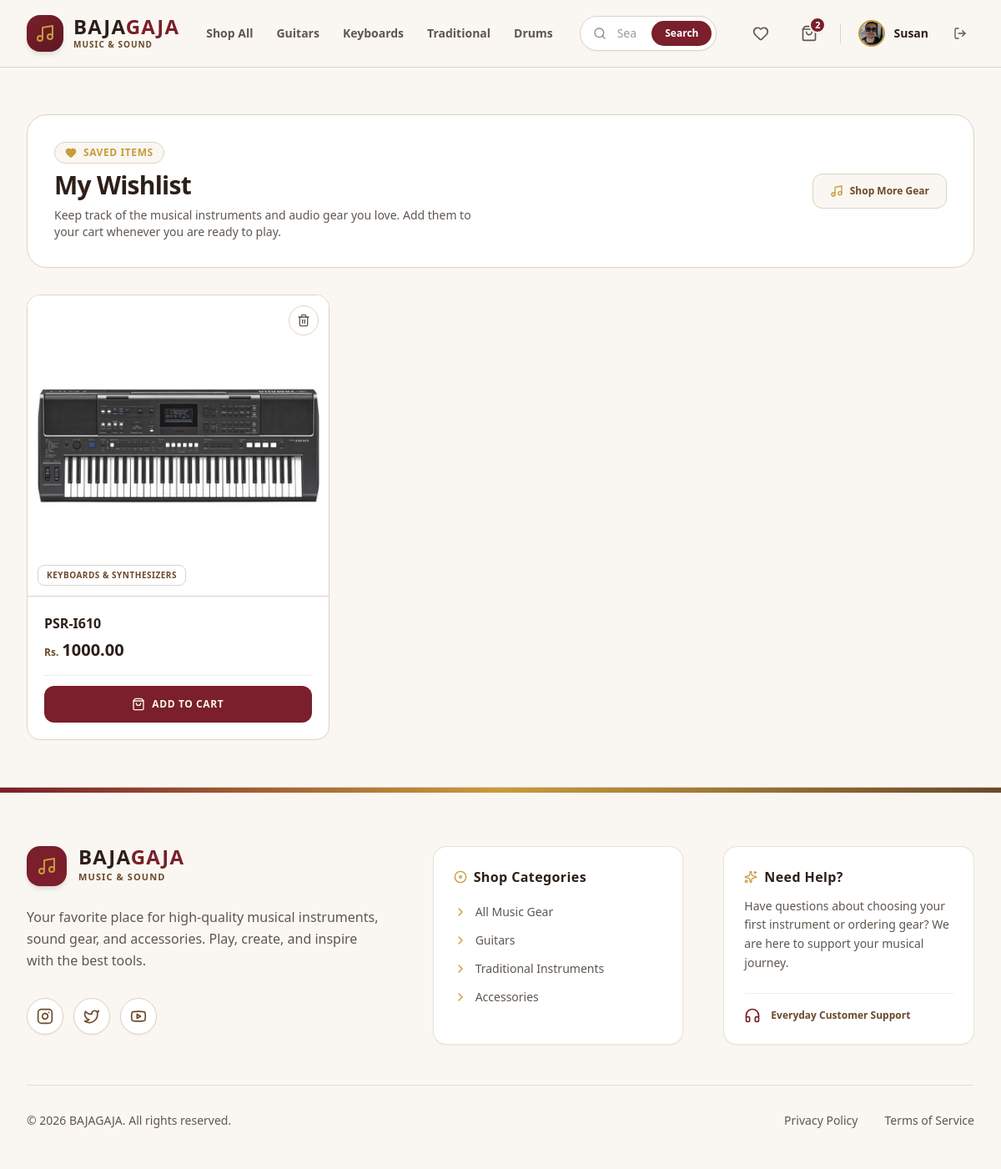
The app's page /wishlist/ (signed in) with its own data.
### bg_app/models.py (models this page shows, shortened)
class User(AbstractUser):
    phone = models.CharField(max_length=20, blank=True)
    address = models.TextField(blank=True)
    profile_picture = models.ImageField(upload_to='images/user/', blank=True, null=True)

class Cart(models.Model):
    customer = models.OneToOneField(User, on_delete=models.CASCADE, related_name='cart')

class Wishlist(models.Model):
    customer = models.ForeignKey(User, on_delete=models.CASCADE, related_name='wishlist_items')
    product = models.ForeignKey(Product, on_delete=models.CASCADE)
    added_at = models.DateTimeField(auto_now_add=True)
    class Meta:
        unique_together = ('customer', 'product')

class Product(models.Model):
    class Category(models.TextChoices):
        GUITARS = 'guitars', 'Guitars & Basses'
        KEYBOARDS = 'keyboards', 'Keyboards & Synthesizers'
        DRUMS = 'drums', 'Drums & Percussion'
        TRADITIONAL = 'traditional', 'Traditional & Folk'
        WIND = 'wind', 'Wind & Brass'
        STUDIO = 'studio', 'Studio & Recording'
        AMPS_EFFECTS = 'amps_effects', 'Amps & Effect Pedals'
        ACCESSORIES = 'accessories', 'Accessories & Cables'
    class Condition(models.TextChoices):
        NEW = 'new', 'Brand New (Sealed)'
        REFURBISHED = 'refurbished', 'Factory Refurbished'
        USED = 'used', 'Pre-Owned / Good'
    brand = models.ForeignKey(Brand, on_delete=models.SET_NULL, null=True, related_name='products')
    name = models.CharField(max_length=255)
    category = models.CharField(max_length=20, choices=Category.choices)
    condition = models.CharField(max_length=20, choices=Condition.choices, default=Condition.NEW)
    description = models.TextField()
    price = models.DecimalField(max_digits=10, decimal_places=2)
    stock = models.PositiveIntegerField(default=0)
    product_image = models.ImageField(upload_to='images/products/')
    sku = models.CharField(max_length=100, unique=True, blank=True, null=True)
    is_active = models.BooleanField(default=True)
    created_at = models.DateTimeField(auto_now_add=True)

### bg_app/views/wishlists_view.py (the view)
# urls.py: path('wishlist/', wishlist_view, name='wishlist'),
@login_required
def wishlist_view(request):
    wishlist_items = Wishlist.objects.filter(customer=request.user).order_by('-added_at')
    return render(request, 'main/wishlist_page.html', {'wishlist_items': wishlist_items})

### bg_app/templates/main/wishlist_page.html (shortened to what this page needs)
<!DOCTYPE html>
<html lang="en">
<head>
    {% load static %}
    <link href="{% static 'css/styles.css' %}" rel="stylesheet" />
</head>
<body class="bg-[#FAF7F2] text-[#5F564F] font-sans min-h-screen flex flex-col antialiased">
    {% include 'components/_navbar.html' %}
    <main class="flex-grow max-w-7xl w-full mx-auto px-4 sm:px-6 lg:px-8 py-10 sm:py-14 space-y-8">
        <div class="bg-[#FFFFFF] border border-[#DDD2C5] rounded-3xl p-6 sm:p-8 shadow-xs flex flex-col sm:flex-row items-start sm:items-center justify-between gap-6">
            <div class="space-y-2">
                <div class="inline-flex items-center gap-2 px-3 py-1 rounded-full bg-[#FAF7F2] border border-[#DDD2C5] text-[#C89B3C] text-xs font-bold uppercase tracking-wider">
                    <i data-lucide="heart" class="w-3.5 h-3.5 fill-[#C89B3C]"></i>
                    <span>Saved Items</span>
                </div>
                <h1 class="text-2xl sm:text-3xl font-bold text-[#2D1F18] tracking-tight">
                    My Wishlist
                </h1>
                <p class="text-xs sm:text-sm text-[#5F564F] max-w-lg leading-relaxed">
                    Keep track of the musical instruments and audio gear you love. Add them to your cart whenever you are ready to play.
                </p>
            </div>
            <a href="/products/" class="inline-flex items-center gap-2 px-5 py-3 rounded-xl bg-[#FAF7F2] hover:bg-[#DDD2C5]/40 text-[#6B4A2B] text-xs font-bold border border-[#DDD2C5] transition-all whitespace-nowrap">
                <i data-lucide="music" class="w-4 h-4 text-[#C89B3C]"></i>
                <span>Shop More Gear</span>
            </a>
        </div>
        <div class="w-full">
            {% if wishlist_items %}
                <div class="grid grid-cols-1 md:grid-cols-2 lg:grid-cols-3 gap-6">
                    {% for item in wishlist_items %}
                        <div class="bg-[#FFFFFF] border border-[#DDD2C5] rounded-2xl overflow-hidden hover:shadow-md hover:border-[#C89B3C]/60 transition-all duration-300 flex flex-col group relative">
                            <a href="/products/wishlist/remove/{{ item.product.id }}/" class="absolute top-3 right-3 z-20 w-9 h-9 rounded-full bg-[#FFFFFF]/90 hover:bg-[#B4473A] text-[#5F564F] hover:text-[#FAF7F2] border border-[#DDD2C5] hover:border-[#B4473A] flex items-center justify-center transition-all shadow-xs" title="Remove from wishlist">
                                <i data-lucide="trash-2" class="w-4 h-4"></i>
                            </a>
                            <a href="/products/{{ item.product.id }}/" class="block relative aspect-square w-full bg-[#FAF7F2] overflow-hidden border-b border-[#DDD2C5]">
                                {% if item.product.product_image %}
                                    <img src="{{ item.product.product_image.url }}" alt="{{ item.product.name }}" class="w-full h-full object-cover group-hover:scale-105 transition-transform duration-500">
                                {% else %}
                                    <div class="w-full h-full flex items-center justify-center bg-[#DDD2C5]/30 text-[#6B4A2B]">
                                        <i data-lucide="music" class="w-10 h-10"></i>
                                    </div>
                                {% endif %}
                                <span class="absolute bottom-3 left-3 z-10 bg-[#FFFFFF]/90 backdrop-blur-xs border border-[#DDD2C5] text-[10px] font-bold uppercase tracking-wider text-[#6B4A2B] px-2.5 py-1 rounded-lg shadow-xs">
                                    {{ item.product.get_category_display }}
                                </span>
                            </a>
                            <div class="p-5 flex flex-col flex-grow justify-between space-y-4">
                                <div class="space-y-1.5">
                                    <a href="/products/{{ item.product.id }}/" class="block">
                                        <h3 class="font-bold text-[#2D1F18] text-base line-clamp-1 group-hover:text-[#7A1F2B] transition-colors">
                                            {{ item.product.name }}
                                        </h3>
                                    </a>
                                    <div class="flex items-baseline gap-1">
                                        <span class="text-xs font-bold text-[#6B4A2B]">Rs.</span>
                                        <span class="text-xl font-black text-[#2D1F18]">{{ item.product.price|floatformat:2 }}</span>
                                    </div>
                                </div>
                                <div class="pt-3 border-t border-[#DDD2C5]/50 flex items-center justify-between gap-2">
                                    {% if item.product.stock > 0 %}
                                        <a href="/cart/add/{{ item.product.id }}/" class="w-full bg-[#7A1F2B] hover:bg-[#5E1721] text-[#FAF7F2] font-bold h-11 px-4 rounded-xl transition-all flex items-center justify-center gap-2 text-xs uppercase tracking-wider shadow-xs">
                                            <i data-lucide="shopping-bag" class="w-4 h-4"></i>
                                            <span>Add to Cart</span>
                                        </a>
                                    {% else %}
                                        <button disabled class="w-full bg-[#FAF7F2] text-[#5F564F]/50 font-bold h-11 px-4 rounded-xl border border-[#DDD2C5] flex items-center justify-center gap-2 text-xs uppercase tracking-wider cursor-not-allowed">
                                            <i data-lucide="slash" class="w-4 h-4"></i>
                                            <span>Out of Stock</span>
                                        </button>
                                    {% endif %}
                                </div>
                            </div>
                        </div>
                    {% endfor %}
                </div>
            {% endif %}
        </div>
    </main>
    {% include 'components/_footer.html' %}
</body>
</html>

### bg_app/templates/components/_navbar.html (shortened to what this page needs)
<header class="sticky top-0 z-50 bg-[#FAF7F2]/95 backdrop-blur-lg border-b border-[#DDD2C5] font-sans">
  <div class="max-w-7xl mx-auto px-4 sm:px-6 lg:px-8">
    <div class="flex items-center justify-between h-20 gap-4 lg:gap-8">
      <div class="flex items-center gap-8">
        <a href="/" class="flex items-center gap-3 group shrink-0">
          <div class="w-11 h-11 rounded-2xl bg-gradient-to-br from-[#7A1F2B] to-[#5E1721] text-[#FFFFFF] flex items-center justify-center shadow-md group-hover:scale-105 transition-all duration-300">
            <i data-lucide="music" class="w-6 h-6 text-[#C89B3C]"></i>
          </div>
          <div class="flex flex-col">
            <span class="text-2xl font-black tracking-wider text-[#2D1F18] leading-none">BAJA<span class="text-[#7A1F2B]">GAJA</span></span>
            <span class="text-[10px] font-bold text-[#6B4A2B] tracking-widest uppercase mt-0.5">Music & Sound</span>
          </div>
        </a>
        <nav class="hidden md:flex items-center gap-7 text-sm font-semibold text-[#5F564F]">
          <a href="/products/" class="hover:text-[#7A1F2B] transition-all py-1 relative after:absolute after:bottom-0 after:left-0 after:w-0 after:h-0.5 after:bg-[#7A1F2B] hover:after:w-full after:transition-all">Shop All</a>
          <a href="/products/?category=guitars" class="hover:text-[#7A1F2B] transition-all py-1 relative after:absolute after:bottom-0 after:left-0 after:w-0 after:h-0.5 after:bg-[#7A1F2B] hover:after:w-full after:transition-all">Guitars</a>
          <a href="/products/?category=keyboards" class="hover:text-[#7A1F2B] transition-all py-1 relative after:absolute after:bottom-0 after:left-0 after:w-0 after:h-0.5 after:bg-[#7A1F2B] hover:after:w-full after:transition-all">Keyboards</a>
          <a href="/products/?category=traditional" class="hover:text-[#7A1F2B] transition-all py-1 relative after:absolute after:bottom-0 after:left-0 after:w-0 after:h-0.5 after:bg-[#7A1F2B] hover:after:w-full after:transition-all">Traditional</a>
          <a href="/products/?category=drums" class="hover:text-[#7A1F2B] transition-all py-1 relative after:absolute after:bottom-0 after:left-0 after:w-0 after:h-0.5 after:bg-[#7A1F2B] hover:after:w-full after:transition-all">Drums</a>
        </nav>
      </div>
      <div class="flex-1 max-w-md hidden sm:block">
        <form action="/products/" method="GET" class="relative group">
          <input type="text" name="search" value="{{ request.GET.search }}" placeholder="Search instruments, gear..."
            class="w-full bg-[#FFFFFF] border border-[#DDD2C5] rounded-full pl-11 pr-24 py-2.5 text-sm text-[#2D1F18] placeholder-[#5F564F]/60 focus:outline-none focus:border-[#7A1F2B] focus:ring-2 focus:ring-[#7A1F2B]/20 shadow-sm transition-all">
          <div class="absolute inset-y-0 left-0 pl-4 flex items-center pointer-events-none text-[#5F564F]/70 group-focus-within:text-[#7A1F2B]">
          </div>
          <button type="submit" class="absolute inset-y-1.5 right-1.5 px-4 bg-[#7A1F2B] hover:bg-[#5E1721] text-[#FFFFFF] text-xs font-semibold rounded-full flex items-center justify-center transition-all shadow-sm">
            Search
          </button>
        </form>
      </div>
      <div class="flex items-center gap-3 sm:gap-4">
        {% if user.is_authenticated and not user.is_staff %}
          <a href="/wishlist/" class="p-2.5 text-[#5F564F] hover:text-[#7A1F2B] hover:bg-[#FFFFFF] rounded-full border border-transparent hover:border-[#DDD2C5] transition-all relative shadow-none hover:shadow-sm" title="Wishlist">
            <i data-lucide="heart" class="w-5 h-5"></i>
          </a>
          <a href="/cart/" class="p-2.5 text-[#5F564F] hover:text-[#7A1F2B] hover:bg-[#FFFFFF] rounded-full border border-transparent hover:border-[#DDD2C5] transition-all relative shadow-none hover:shadow-sm" title="Shopping Cart">
            <i data-lucide="shopping-bag" class="w-5 h-5"></i>
            {% if user.is_authenticated and user.cart.items.exists %}
              <span class="absolute top-0 right-0 w-5 h-5 bg-[#7A1F2B] text-[#FFFFFF] text-[11px] font-bold rounded-full flex items-center justify-center border-2 border-[#FAF7F2] shadow-sm">
                {{ user.cart.items.count }}
              </span>
            {% endif %}
          </a>
        {% endif %}
        {% if user.is_authenticated %}
          <div class="flex items-center gap-2">
            <a href="/profile/" class="flex items-center gap-2.5 group p-1 pr-3 rounded-full hover:bg-[#FFFFFF] transition-all border border-transparent hover:border-[#DDD2C5]">
              {% if user.profile_picture %}
                <img src="{{ user.profile_picture.url }}" alt="Profile" class="w-8 h-8 rounded-full object-cover border-2 border-[#C89B3C]">
              {% else %}
                <div class="w-8 h-8 rounded-full bg-[#FAF7F2] border-2 border-[#C89B3C] flex items-center justify-center text-[#7A1F2B]">
                  <i data-lucide="user" class="w-4 h-4"></i>
                </div>
              {% endif %}
              <span class="text-sm font-semibold hidden lg:block text-[#2D1F18] group-hover:text-[#7A1F2B] transition-colors">{{ user.username }}</span>
            </a>
            <form action="/logout/" method="POST" class="inline">
              <button type="submit" class="p-2 text-[#5F564F] hover:text-[#B4473A] hover:bg-[#FFFFFF] rounded-full border border-transparent hover:border-[#DDD2C5] transition-colors" title="Log Out">
                <i data-lucide="log-out" class="w-4 h-4"></i>
              </button>
            </form>
          </div>
        {% endif %}
      </div>
    </div>
  </div>
</header>

### records on screen
User: cart.items.count "2", profile_picture (picture), username "Susan"
Wishlist: product.product_image (picture), product.category "KEYBOARDS & SYNTHESIZERS", product.name "PSR-I610", product.price "1000.00"
